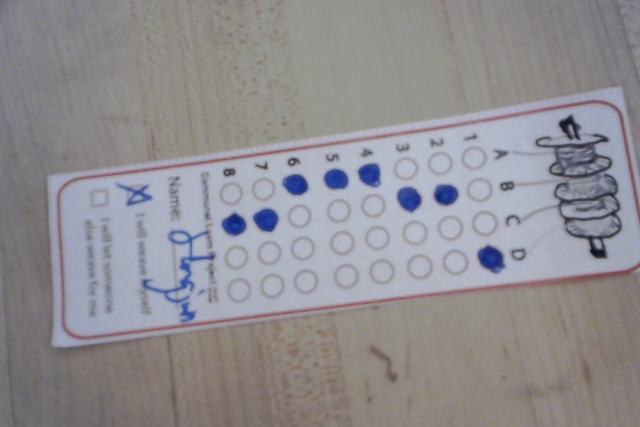
#> input picture python/test_CHI-workshop/Photo on 4-28-22 at 22.58 #2.jpg, 1280 x 853 px (shown at 1/2 size); its folder holds only this picture in this run
$ jupyter execute --allow-errors Scantron_Reader.ipynb   (older library calls are emulated)
#> lines starting #> are read from the running program, lines starting #| are printed output that depends on the picture; after the words box and inside, x2 and y2 are one past the last pixel; in counts of white or black regions, pixels touching at a corner belong together
[cell 1]
from imutils.perspective import four_point_transform
from imutils import contours
import numpy as np
import argparse
import imutils
import cv2
import matplotlib as plt
from matplotlib import pyplot as plt
from pathlib import Path
from random import randint

plt.rcParams["figure.figsize"] = (20,15)

[cell 2]
print(cv2.__version__)

[cell 3]
# Questionnare Metadata
num_choices = 4
num_questions = 8

[cell 4]
# Input Structure
img_dir = "./test_CHI-workshop/"
img_index = 0
img_file_name = []

entries = Path(img_dir)
for entry in entries.iterdir():
    img_file_name.append(entry.name)
    #print(entry.name)

[cell 5]
img_file_name

[cell 6]
# load the image
#image = cv2.rotate(img_dir + img_file_name[img_index], cv2.ROTATE_90_CLOCKWISE)
image = cv2.imread(img_dir + img_file_name[img_index])
#> image is the input picture: shape (853, 1280, 3); mean B, G, R 146.2, 142, 144.2
image = cv2.rotate(image, cv2.ROTATE_90_COUNTERCLOCKWISE)
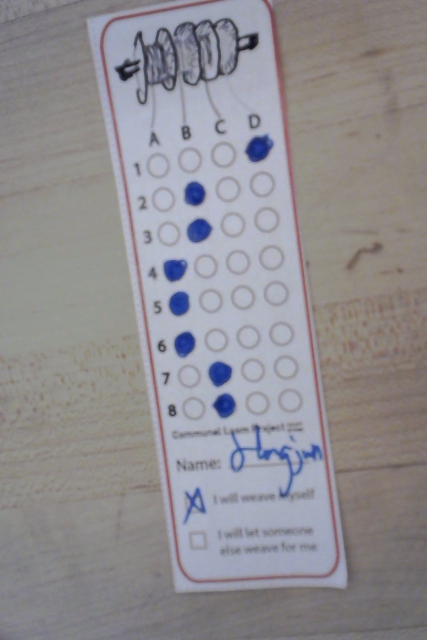
#> image: shape (1280, 853, 3) (shown at 1/2 size); mean B, G, R 146.2, 142, 144.2
plt.imshow(image)

[cell 7]
# grayscale, blur, edge detection
gray = cv2.cvtColor(image, cv2.COLOR_BGR2GRAY)
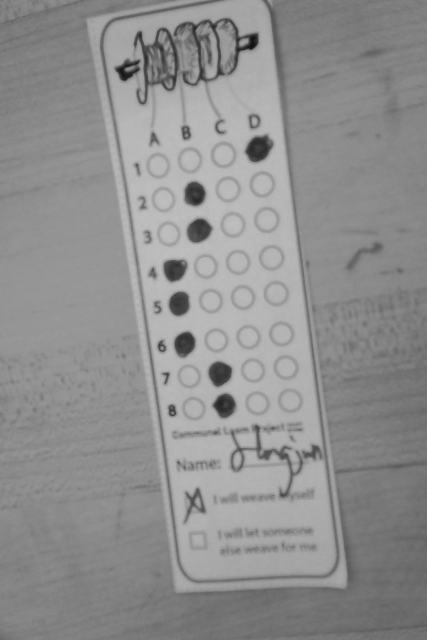
#> gray: shape (1280, 853) (shown at 1/2 size); min 13, max 193, mean 143.1
gray_img_eqhist=cv2.equalizeHist(gray)
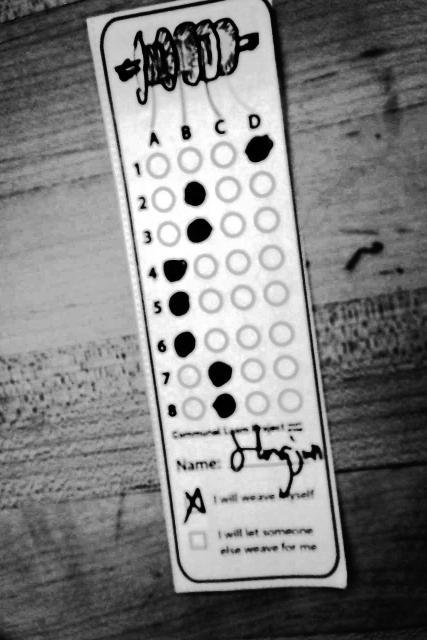
#> gray_img_eqhist: shape (1280, 853) (shown at 1/2 size); min 0, max 255, mean 129.4
blurred = cv2.GaussianBlur(gray_img_eqhist, (5, 5), 3)
edged = cv2.Canny(blurred, 30, 70)
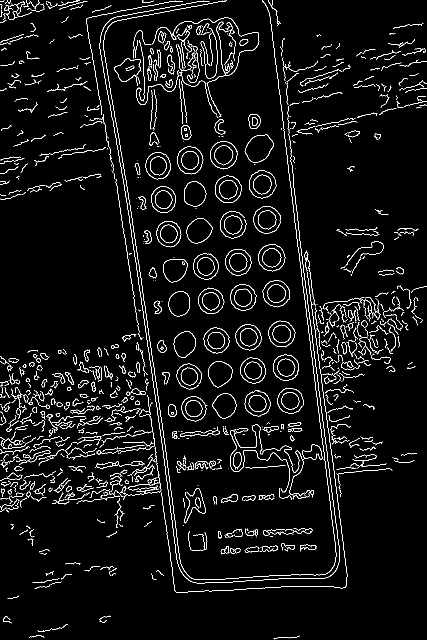
#> edged: shape (1280, 853) (shown at 1/2 size); 4.5% white in thin lines or dots
thresh = cv2.threshold(edged, 0, 255, cv2.THRESH_BINARY_INV | cv2.THRESH_OTSU)[1]
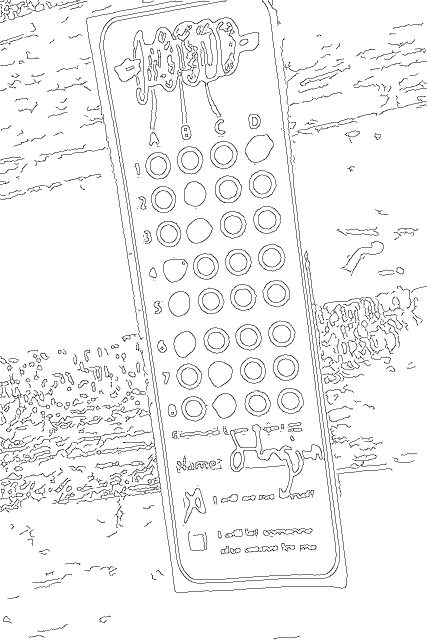
#> thresh: shape (1280, 853) (shown at 1/2 size); 95.5% white; black in thin lines or dots

plt.imshow(edged)

[cell 8]
cnts = cv2.findContours(thresh.copy(), cv2.RETR_EXTERNAL, cv2.CHAIN_APPROX_SIMPLE)
#> cnts = 1 contour; box (x1, y1, x2, y2) and area: (0, 0, 853, 1280) 1089146

#> (the rest of this cell did not finish here and is left out)

[cell 9]
kernel = np.ones((3,3),np.uint8)
#erosion = cv2.erode(edged,kernel,iterations = 2)
dilation = cv2.dilate(edged,kernel,iterations = 1)
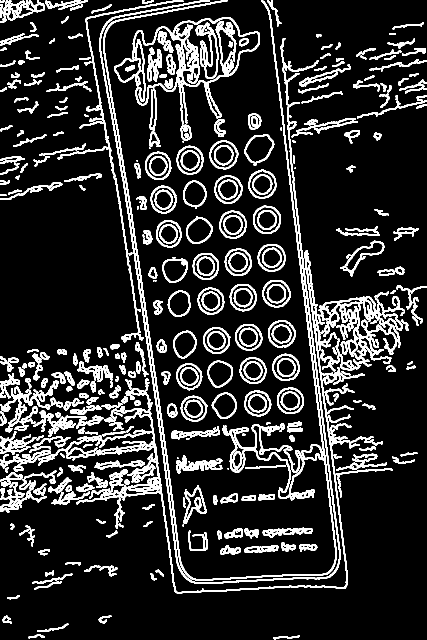
#> dilation: shape (1280, 853) (shown at 1/2 size); 15% white; 388 white regions (29 under 20 px), largest, box (x1, y1, x2, y2) and area: (76, 500, 730, 1187) 16556, (206, 0, 674, 1161) 14385, (198, 0, 681, 1168) 9768
closing = cv2.morphologyEx(dilation, cv2.MORPH_CLOSE, kernel)
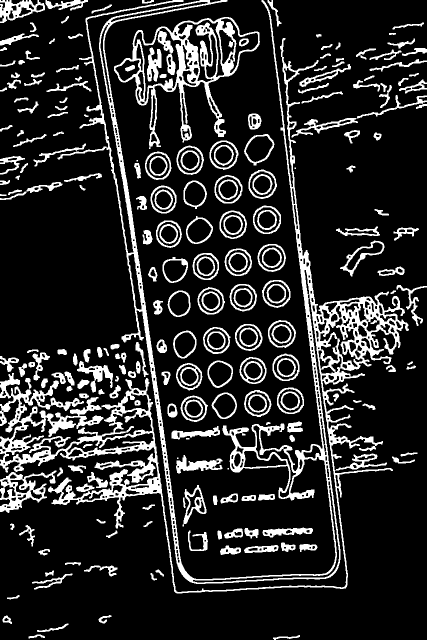
#> closing: shape (1280, 853) (shown at 1/2 size); 16.2% white; 229 white regions (4 under 20 px)

#edged_closed = edged.copy() | closing
plt.imshow(dilation)

[cell 10]
contours, hierarchy = cv2.findContours(dilation.copy(), cv2.RETR_EXTERNAL,cv2.CHAIN_APPROX_SIMPLE)
#> contours = 350 contours, 35 with area under 20; largest, box (x1, y1, x2, y2) and area: (228, 34, 520, 249) 28498, (76, 500, 730, 1187) 15257, (206, 0, 674, 1161) 13934, (198, 0, 681, 1168) 6996, (637, 592, 809, 709) 4772

cv2.drawContours(edged.copy(), contours, -1, (255, 255, 255), 5)
plt.imshow(edged.copy())

print(len(contours))
#| 350

[cell 11]
# Apply Hough transform on the blurred image.
detected_circles = cv2.HoughCircles(blurred,
                   cv2.HOUGH_GRADIENT, 1, 20, param1 = 50,
                   param2 = 30, minRadius = 10, maxRadius = 40)
#> detected_circles = 35 rows, first 8: [571.5, 734.5, 25.4], [446.5, 309.5, 27.1], [580.5, 801.5, 25.2], [505.5, 740.5, 25.2], [386.5, 816.5, 23.8], [439.5, 745.5, 23.8], [455.5, 377.5, 25.7], [316.5, 330.5, 25.4]

# Draw circles that are detected.
#> (the rest of this cell did not finish here and is left out)

[cell 12]
# find contours in the edge map, then initialize
# the contour that corresponds to the document


image2 = edged.copy()
cnt = contours
#> cnt has the same summary as contours
#cv2.drawContours(image2, contours, -1, (255,0,0), 3)
#plt.imshow(image2)

circle_x = []
circle_y = []
questionCnts = []

for c in contours:

    #---- making sure to avoid small unwanted contours ---
    if cv2.contourArea(c) > 100:
        epsilon = cv2.arcLength(c, True)
        approximations = cv2.approxPolyDP(c, 0.04 * epsilon, True)
        area = cv2.contourArea(c)

        #--- selecting contours having more than 2 sides ---
        if  4 <= len(approximations) and area > 100 and area < 5000:
            print("passed area test")
            (x, y, w, h) = cv2.boundingRect(c)
            ar = w / float(h)

            print("w: " + str(w) + " h: " + str(h))

            # in order to label the contour as a question, region
            # should be sufficiently wide, sufficiently tall, and
            # have an aspect ratio approximately equal to 1
            if w >= 20 and w <= 1000 and h >= 20 and h <= 1000 and ar >= 0.8 and ar <= 1.2:
                questionCnts.append(c)

                #(x,y),radius = cv2.minEnclosingCircle(c)
                #x, y, w, h = cv2.boundingRect(c)
                #print(x, y)

                circle_x.append(x)
                circle_y.append(y)
#> this loop made 350 passes
#> (epsilon, approximations, area, x, y, w, h, ar) on passes 14, 28, 39, 40: (163.5, [[234, 1135], [199, 1140], [215, 1135], [223, 1152]], 209, 199, 1131, 36, 22, 1.64), (103.4, [[484, 1058], [454, 1065], [449, 1074], [482, 1074]], 456.5, 448, 1057, 38, 20, 1.9), (48.49, [[427, 991], [428, 1009], [433, 1009], [433, 993]], 120, 426, 991, 9, 19, 0.474), (73.56, [[511, 991], [486, 992], [483, 1000], [508, 1001]], 257.5, 483, 990, 29, 12, 2.42)
#> (printed output is left out)
#> after the loop, circle_x = 41 values, max 688 at index 39, min 0 at index 2, mean 376.1; circle_y = 41 values, max 1061 at index 0, min 227 at index 40, mean 577.1; questionCnts = 41 contours; largest, box (x1, y1, x2, y2) and area: (419, 281, 477, 340) 2544, (497, 339, 554, 398) 2518, (506, 411, 562, 468) 2490, (488, 268, 549, 327) 2484, (429, 350, 485, 407) 2464
print(len(questionCnts))
#| 41
cv2.drawContours(image2, questionCnts, -1, (255, 0, 0), 5)
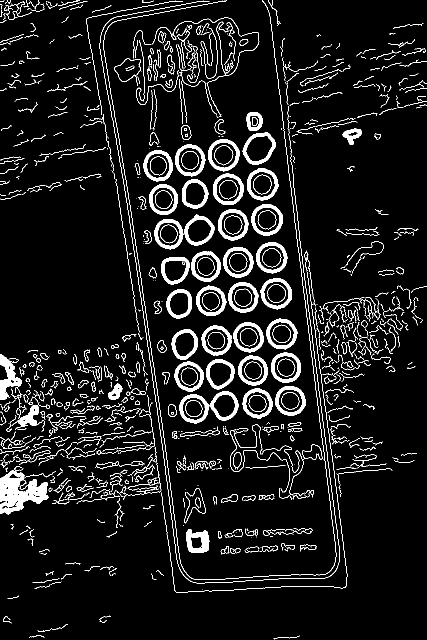
#> image2: shape (1280, 853) (shown at 1/2 size); 8.1% white; 1124 white regions (496 under 20 px)
plt.imshow(image2)

[cell 13]
len(questionCnts)
#> Out = 41

[cell 14]
def sort_contours(cnts_to_sort, method):
	# initialize the reverse flag and sort index
#> called with method = 'top-to-bottom'
	reverse = False
	i = 0
	# handle if we need to sort in reverse
	if method == "right-to-left" or method == "bottom-to-top":
		reverse = True
	# handle if we are sorting against the y-coordinate rather than
	# the x-coordinate of the bounding box
	if method == "top-to-bottom" or method == "bottom-to-top":
		i = 1
	# construct the list of bounding boxes and sort them from top to
	# bottom
	boundingBoxes = [cv2.boundingRect(c) for c in cnts_to_sort]
#> boundingBoxes = 41 items, first 6: (376, 1061, 40, 41), (66, 967, 27, 25), (0, 944, 94, 82), (39, 813, 36, 37), (361, 791, 55, 53), (423, 785, 51, 53)
	(cnts_to_sort, boundingBoxes) = zip(*sorted(zip(cnts_to_sort, boundingBoxes),
		key=lambda b:b[1][i], reverse=reverse))
#> cnts_to_sort has the same summary as questionCnts outside sort_contours; boundingBoxes = 41 items, first 6: (496, 227, 27, 32), (688, 260, 32, 27), (488, 268, 61, 59), (419, 281, 58, 59), (353, 291, 55, 59), (290, 303, 53, 57)
	# return the list of sorted contours and bounding boxes
	return (cnts_to_sort, boundingBoxes)

[cell 15]
# Sort question circles from top to bottom
sorted_questionCnts = sort_contours(questionCnts, "top-to-bottom")[0]
#> sorted_questionCnts has the same summary as questionCnts

thresh_img = thresh.copy()
cv2.drawContours(image2, sorted_questionCnts[0], -1, (255, 0, 0), 2)
plt.imshow(image2)

[cell 16]
len(sorted_questionCnts)
#> Out = 41

[cell 17]
image3 = image.copy()

# Output Structure
circled_answer = []

sorted_questionCnts = sort_contours(questionCnts, "left-to-right")[0]

for (q, i) in enumerate(np.arange(0, len(sorted_questionCnts), num_choices)):
    print("traversing q = " + str(q))
    #initialize the index of the bubbled answer
    bubbled = (0, -1)

#     cv2.drawContours(image3, cnts, -1, 255, -1)
#     plt.imshow(image3)

    start_index = q * 4
    end_index = start_index+4

    #response_row = sort_contours(sorted_questionCnts[i:i + num_choices], "left-to-right")[0]

    # loop over the sorted contours
    for (j, c) in enumerate(sorted_questionCnts[i:i + num_choices]):
        # construct a mask that reveals only the current
        # "bubble" for the question
        print("j: " + str(j))
        mask = np.zeros(thresh.shape, dtype="uint8")
        cv2.drawContours(mask, [c], -1, 255, -1)

        # apply the mask to the thresholded image, then
        # count the number of non-zero pixels in the
        # bubble area
        mask = cv2.bitwise_and(thresh, thresh, mask=mask)
        total = cv2.countNonZero(mask)
        #print(total)

        # if the current total has a larger number of total
        # non-zero pixels, then we are examining the currently
        # bubbled-in answer
        if total > bubbled[0]:
            print("updated bubbled to row: " + str(q) + " and col: " + str(j))
            print(total)

            bubbled = (total, j)
            #print(len(bubbled))
    #print(bubbled)
    circled_answer.append(bubbled[1])
#> this loop made 11 passes
#> (i, start_index, end_index) on passes 1 to 8: (0, 0, 4), (4, 4, 8), (8, 8, 12), (12, 12, 16), (16, 16, 20), (20, 20, 24), (24, 24, 28), (28, 28, 32)
#> (printed output is left out)
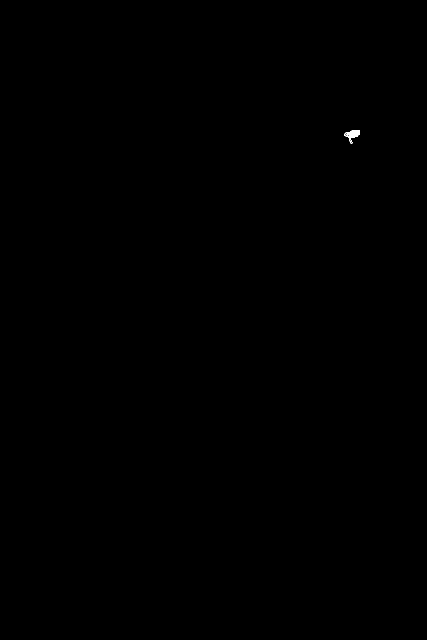
#> mask: shape (1280, 853) (shown at 1/2 size); 0.03% white; 1 white region, box (x1, y1, x2, y2) and area: (688, 260, 720, 287) 316
#> after the loop, circled_answer = [0, 2, 0, 1, 2, 2, 0, 3, 1, 0, 0]

cv2.drawContours(thresh, [sorted_questionCnts[bubbled[1]]], -1, (0, 0, 0), 3)
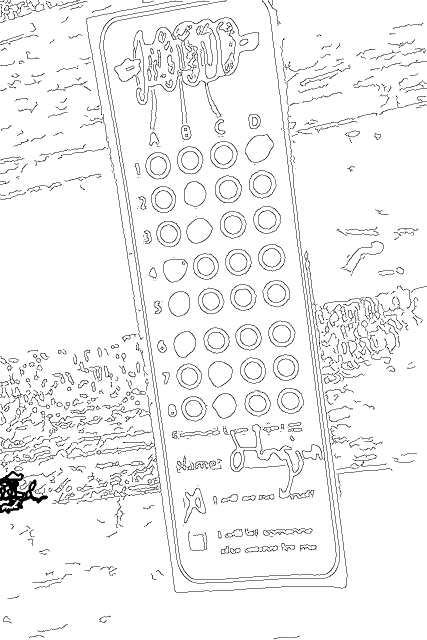
#> thresh: shape (1280, 853) (shown at 1/2 size); 95.3% white; black in thin lines or dots
plt.imshow(thresh)

[cell 18]
for (q, i) in enumerate(np.arange(0, len(questionCnts), num_choices)):
    print(q, i)
#> this loop made 11 passes
#> i on passes 1 to 8: 0, 4, 8, 12, 16, 20, 24, 28
#> (printed output is left out)

[cell 19]
bubbled = (0, -1)

[cell 20]
circled_answer
#> Out = [0, 2, 0, 1, 2, 2, 0, 3, 1, 0, 0]

[cell 21]
def response_safeguard(response):

    #check for too little recognized things
    while len(response) < num_questions:
        response.append(randint(0, num_choices))

    #check for too many recognized things
    if len(response) > num_questions:
        response = response[:8]


    return response

$ run again, on python/test_CHI-workshop/Photo on 4-28-22 at 22.58.jpg
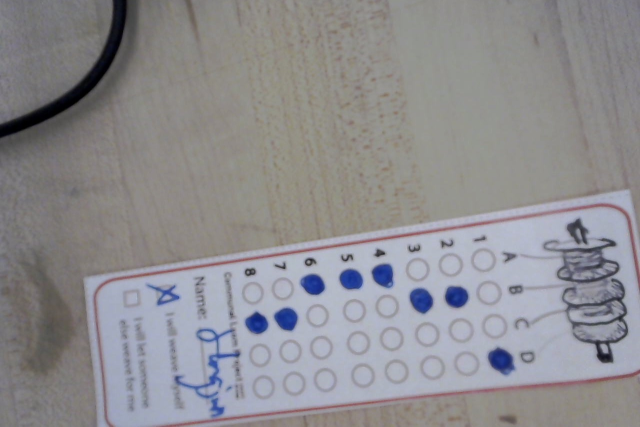
#> input picture python/test_CHI-workshop/Photo on 4-28-22 at 22.58.jpg, 1280 x 853 px (shown at 1/2 size)
#> image is the input picture: shape (853, 1280, 3); mean B, G, R 144.4, 141, 142.1
#> image: shape (1280, 853, 3)
#> edged: shape (1280, 853); 5.6% white in thin lines or dots
#> `thresh = cv2.threshold(edged, 0, 255, cv2.THRESH_BINARY_INV | cv2.THRE..`:
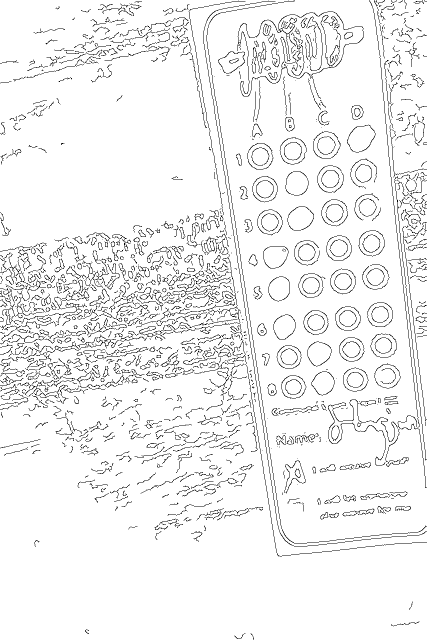
#> thresh: shape (1280, 853) (shown at 1/2 size); 94.4% white; black in thin lines or dots
#> cnts = 3 contours, 2 with area under 20; largest, box (x1, y1, x2, y2) and area: (0, 0, 853, 1280) 1088950
#> dilation: shape (1280, 853); 18.6% white; 392 white regions (28 under 20 px), largest, box (x1, y1, x2, y2) and area: (0, 0, 853, 1114) 69263, (435, 21, 728, 221) 9150, (642, 0, 853, 977) 7653
#> closing: shape (1280, 853); 20.4% white; 214 white regions (3 under 20 px)
#> contours = 347 contours, 41 with area under 20; largest, box (x1, y1, x2, y2) and area: (0, 0, 853, 1114) 100270, (435, 21, 728, 221) 26766, (642, 0, 853, 977) 9112, (767, 119, 853, 922) 6090, (412, 0, 853, 1089) 3530
#| 347
#> detected_circles = 37 rows, first 8: [621.5, 570.5, 24.3], [677.5, 496.5, 25.2], [668.5, 424.5, 26.1], [529.5, 378.5, 25.2], [743.5, 485.5, 25.2], [578.5, 713.5, 23.9], [685.5, 561.5, 25], [694.5, 636.5, 23.9]
#> cnt has the same summary as contours
#> the loop `for c in contours:` made 347 passes
#> (epsilon, approximations, area, x, y, w, h, ar) on passes 16, 21, 26, 37: (90.28, [[822, 1013], [791, 1012], [790, 1022], [815, 1022]], 292, 789, 1011, 34, 12, 2.83), (85.56, [[585, 1006], [603, 1007], [608, 1023], [607, 1005]], 102.5, 585, 1003, 24, 21, 1.14), (91.36, [[680, 994], [672, 990], [647, 1005], [678, 1005]], 354.5, 647, 990, 35, 19, 1.84), (215.6, [[427, 961], [365, 971], [376, 976], [352, 988]], 294.5, 352, 961, 76, 30, 2.53)
#> (printed output is left out)
#> after the loop `for c in contours:`: circle_x = 52 values, max 820 at index 48, min 181 at index 50, mean 588.7; circle_y = 52 values, max 1061 at index 0, min 107 at index 51, mean 490.5; questionCnts = 52 contours; largest, box (x1, y1, x2, y2) and area: (625, 261, 683, 319) 2483, (633, 329, 688, 386) 2404, (558, 274, 614, 330) 2378, (693, 248, 752, 306) 2366, (642, 397, 697, 454) 2354
#| 52
#> `cv2.drawContours(image2, questionCnts, -1, (255, 0, 0), 5)`:
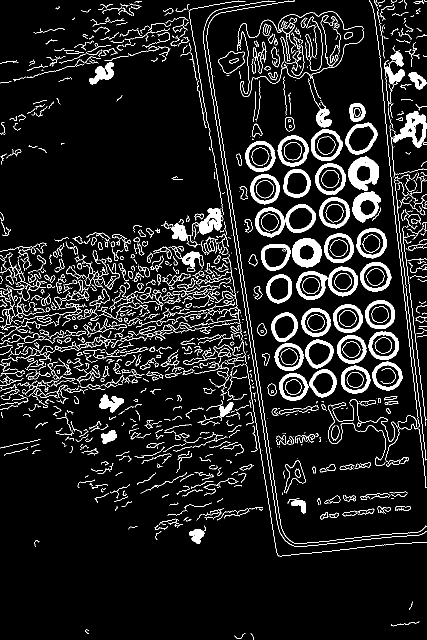
#> image2: shape (1280, 853) (shown at 1/2 size); 9.4% white; 1707 white regions (849 under 20 px)
#> `len(questionCnts)`: Out = 52
#> in sort_contours, `boundingBoxes = [cv2.boundingRect(c) for c in cnts_to_sort]`: boundingBoxes = 52 items, first 6: (381, 1061, 25, 24), (585, 1003, 24, 21), (205, 863, 26, 22), (442, 807, 22, 24), (223, 795, 22, 27), (201, 792, 24, 23)
#> in sort_contours, `(cnts_to_sort, boundingBoxes) = zip(*sorted(zip(cnts_to_sort, bounding..`: cnts_to_sort has the same summary as questionCnts outside sort_contours; boundingBoxes = 52 items, first 6: (784, 107, 20, 23), (181, 128, 44, 38), (773, 136, 34, 29), (820, 147, 30, 29), (702, 209, 26, 32), (635, 220, 26, 32)
#> sorted_questionCnts has the same summary as questionCnts
#> `len(sorted_questionCnts)`: Out = 52
#> the loop `for (q, i) in enumerate(np.arange(0, len(sorted_questionCnts), num_cho..` made 13 passes
#> (i, start_index, end_index) on passes 1 to 8: (0, 0, 4), (4, 4, 8), (8, 8, 12), (12, 12, 16), (16, 16, 20), (20, 20, 24), (24, 24, 28), (28, 28, 32)
#> (printed output is left out)
#> after the loop `for (q, i) in enumerate(np.arange(0, len(sorted_questionCnts), num_cho..`: circled_answer = [0, 3, 1, 0, 0, 3, 3, 0, 0, 0, 3, 0, 1]
#> the loop `for (q, i) in enumerate(np.arange(0, len(questionCnts), num_choices)):` made 13 passes
#> i on passes 1 to 8: 0, 4, 8, 12, 16, 20, 24, 28
#> (printed output is left out)
